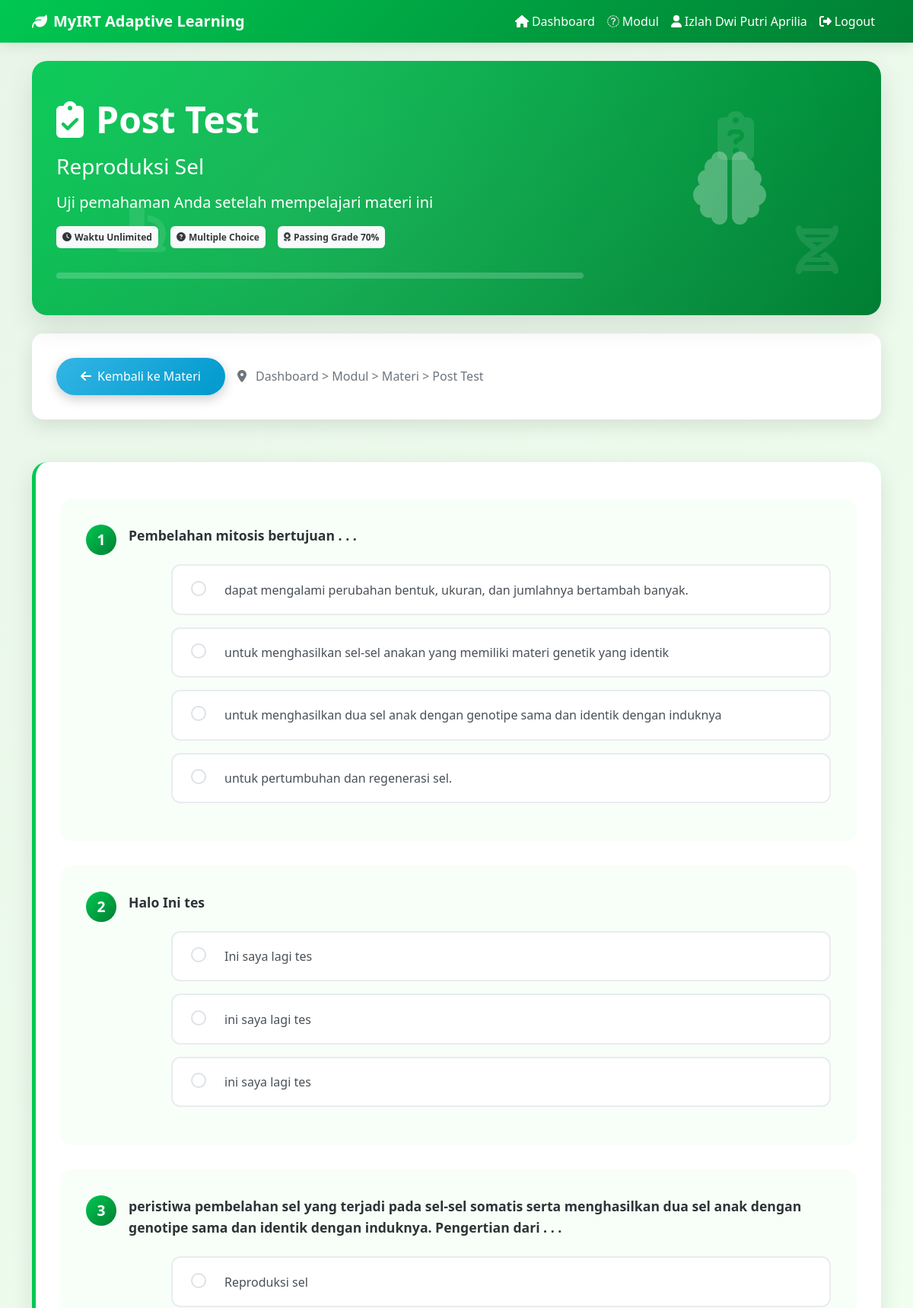
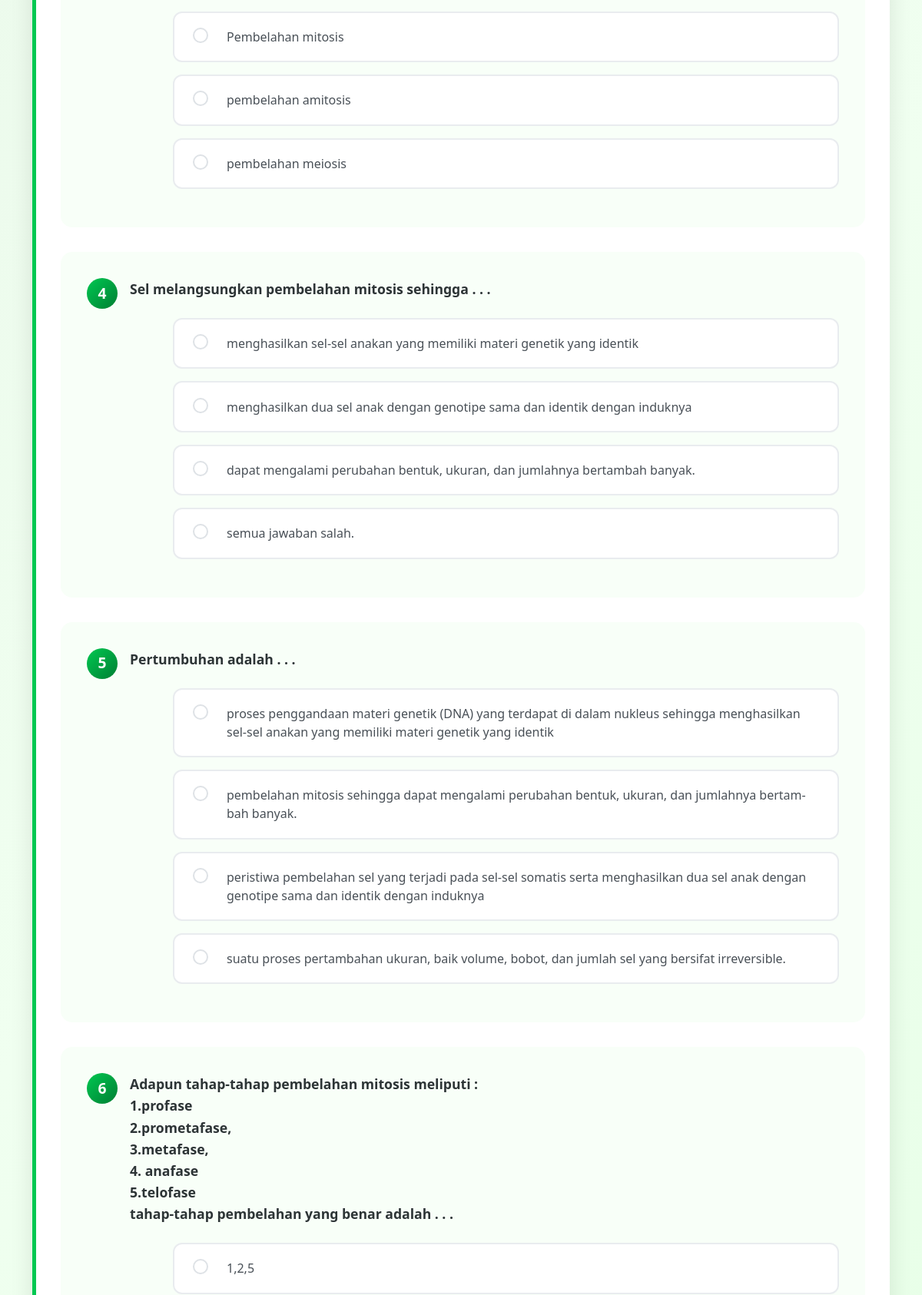
The page /student/post_test.php?module=7 (signed in, upper part) on the database its author committed (2 pictures, top to bottom).
### tables this page shows
CREATE TABLE `module` (
  `id` int NOT NULL,
  `module_desc` varchar(255) NOT NULL,
  `sub_topic_id` int NOT NULL,
  `number` int NOT NULL,
  `module_level` enum('1','2','3') NOT NULL
);

CREATE TABLE `module_question` (
  `id` int NOT NULL,
  `module_id` int NOT NULL,
  `question` mediumtext NOT NULL,
  `answer` int NOT NULL
);

CREATE TABLE `module_question_choice` (
  `id` int NOT NULL,
  `answer_desc` mediumtext NOT NULL,
  `question_id` int NOT NULL
);

### student/post_test.php (the view, shortened to what this page needs)
<?php
include('../config/db.php');
$modul = mysqli_real_escape_string($conn, $_GET['module']);
$sql = "SELECT * from module where id = '{$modul}'";
$query = mysqli_query($conn, $sql);
$modul = mysqli_fetch_array($query, MYSQLI_ASSOC);
?>
<!doctype html>
<html class="no-js" lang="en" dir="ltr">
<head>
    <link href="https://cdn.jsdelivr.net/npm/bootstrap@5.2.3/dist/css/bootstrap.min.css" rel="stylesheet">
</head>
<body>
    <nav class="navbar navbar-expand-lg" style="background: var(--posttest-primary); box-shadow: 0 2px 20px rgba(0,0,0,0.1);">
        <div class="container">
            <a class="navbar-brand text-white fw-bold" href="index.php">
                <i class="fas fa-leaf me-2"></i>MyIRT Adaptive Learning
            </a>
            <div class="collapse navbar-collapse" id="navbarNav">
                <ul class="navbar-nav ms-auto">
                    <li class="nav-item">
                        <a class="nav-link text-white" href="index.php">
                            <i class="fas fa-home me-1"></i>Dashboard
                        </a>
                    </li>
                    <li class="nav-item">
                        <a class="nav-link text-white" href="modul.php">
                            <i class="fas fa-books me-1"></i>Modul
                        </a>
                    </li>
                    <li class="nav-item">
                        <a class="nav-link text-white" href="#">
                            <i class="fas fa-user me-1"></i><?php echo $_SESSION['name']; ?>
                        </a>
                    </li>
                    <li class="nav-item">
                        <a class="nav-link text-white" href="../sign-out.php">
                            <i class="fas fa-sign-out-alt me-1"></i>Logout
                        </a>
                    </li>
                </ul>
            </div>
        </div>
    </nav>
    <div class="container-fluid py-4">
        <div class="container">
            <div class="row mb-4">
                <div class="col-12">
                    <div class="posttest-card">
                        <div class="posttest-header">
                            <div class="floating-icons icon1">
                                <i class="fas fa-clipboard-question"></i>
                            </div>
                            <div class="floating-icons icon2">
                                <i class="fas fa-microscope"></i>
                            </div>
                            <div class="floating-icons icon3">
                                <i class="fas fa-dna"></i>
                            </div>
                            <div class="row align-items-center">
                                <div class="col-lg-8">
                                    <h1 class="display-5 fw-bold mb-3">
                                        <i class="fas fa-clipboard-check me-3"></i>Post Test
                                    </h1>
                                    <h3 class="mb-3"><?php echo $modul['module_desc']; ?></h3>
                                    <p class="lead mb-3">Uji pemahaman Anda setelah mempelajari materi ini</p>
                                    <div class="d-flex flex-wrap gap-3">
                                        <span class="badge bg-light text-dark p-2">
                                            <i class="fas fa-clock me-1"></i>Waktu Unlimited
                                        </span>
                                        <span class="badge bg-light text-dark p-2">
                                            <i class="fas fa-question-circle me-1"></i>Multiple Choice
                                        </span>
                                        <span class="badge bg-light text-dark p-2">
                                            <i class="fas fa-award me-1"></i>Passing Grade 70%
                                        </span>
                                    </div>
                                    <div class="progress-bar-container">
                                    </div>
                                </div>
                                <div class="col-lg-4 text-center">
                                    <i class="fas fa-brain" style="font-size: 6rem; opacity: 0.3;"></i>
                                </div>
                            </div>
                        </div>
                    </div>
                </div>
            </div>
            <div class="row mb-4">
                <div class="col-12">
                    <div class="navigation-card">
                        <div class="d-flex flex-wrap gap-3 align-items-center">
                            <a href="module.php?module=<?php echo $_GET['module']; ?>" class="nav-button">
                                <i class="fas fa-arrow-left me-2"></i>Kembali ke Materi
                            </a>
                            <div class="text-muted">
                                <i class="fas fa-map-marker-alt me-2"></i>
                                Dashboard > Modul > Materi > Post Test
                            </div>
                        </div>
                    </div>
                </div>
            </div>
            <div class="row">
                <div class="col-12">
                    <div class="quiz-container">
                        <form action="../data/modul.php?action=submitPostTest" method="POST" id="postTestForm">
                            <?php
                            $sql = "SELECT * FROM module_question WHERE module_id = '{$_GET['module']}' ORDER BY RAND()";
                            $query = mysqli_query($conn, $sql);
                            $result = mysqli_fetch_all($query, MYSQLI_ASSOC);
                            $no = 1;
                            foreach ($result as $key => $r) { ?>
                                <div class="question-item" data-question="<?php echo $no; ?>">
                                    <div class="d-flex align-items-start">
                                        <div class="question-number">
                                            <?php echo $no; ?>
                                        </div>
                                        <div class="flex-grow-1">
                                            <div class="question-text">
                                                <?php echo $r['question'] ?>
                                            </div>
                                            <div class="choice-container">
                                                <?php
                                                $sql = "SELECT * FROM module_question_choice WHERE question_id = '{$r['id']}'";
                                                $query = mysqli_query($conn, $sql);
                                                $answer = mysqli_fetch_all($query, MYSQLI_ASSOC);
                                                foreach ($answer as $key => $a) { ?>
                                                    <div class="form-check">
                                                        <input class="form-check-input" type="radio"
                                                               name="question<?php echo $r['id'] ?>"
                                                               value="<?php echo $a['id'] ?>"
                                                               id="q<?php echo $r['id'] ?>_a<?php echo $a['id'] ?>"
                                                               required>
                                                        <label class="form-check-label"
                                                               for="q<?php echo $r['id'] ?>_a<?php echo $a['id'] ?>">
                                                            <?php echo $a['answer_desc'] ?>
                                                        </label>
                                                    </div>
                                                <?php } ?>
                                            </div>
                                        </div>
                                    </div>
                                </div>
                            <?php
                                $no++;
                            } ?>
                        </form>
                    </div>
                </div>
            </div>
        </div>
    </div>
</body>
</html>

### student/post_test.php (style rules this page uses)
:root { --posttest-primary: linear-gradient(135deg, #00C851 0%, #007E33 100%); --posttest-secondary: linear-gradient(135deg, #FF8800 0%, #FF6600 100%); --posttest-success: linear-gradient(135deg, #00bb2d 0%, #009688 100%); --posttest-info: linear-gradient(135deg, #33b5e5 0%, #0099cc 100%); --posttest-warning: linear-gradient(135deg, #ffbb33 0%, #ff8800 100%); --posttest-danger: linear-gradient(135deg, #ff4444 0%, #cc0000 100%); }
body { background: linear-gradient(135deg, #E8F5E8 0%, #F0FFF0 50%, #E0FFE0 100%); font-family: 'Segoe UI', Tahoma, Geneva, Verdana, sans-serif; min-height: 100vh; }
.posttest-card { border-radius: 20px; box-shadow: 0 15px 35px rgba(0,0,0,0.1); border: none; backdrop-filter: blur(10px); background: rgba(255, 255, 255, 0.95); overflow: hidden; }
.posttest-header { background: var(--posttest-primary); color: white; padding: 3rem 2rem; position: relative; overflow: hidden; }
.posttest-header::before { content: ''; position: absolute; top: -50%; right: -30%; width: 200%; height: 200%; background: radial-gradient(circle, rgba(255,255,255,0.1) 0%, transparent 70%); animation: posttestFloat 12s ease-in-out infinite; }
.quiz-container { background: white; border-radius: 20px; padding: 3rem 2rem; margin-bottom: 2rem; box-shadow: 0 10px 30px rgba(0,0,0,0.1); border-left: 5px solid #00C851; }
.question-item { background: #f8fff8; border-radius: 15px; padding: 2rem; margin-bottom: 2rem; border: 2px solid transparent; transition: all 0.3s ease; position: relative; }
.question-number { background: var(--posttest-primary); color: white; width: 40px; height: 40px; border-radius: 50%; display: flex; align-items: center; justify-content: center; font-weight: bold; font-size: 1.2rem; margin-right: 1rem; flex-shrink: 0; }
.question-text { font-size: 1.1rem; font-weight: 600; color: #2d3436; line-height: 1.6; margin-bottom: 1.5rem; }
.choice-container { margin-left: 3.5rem; }
.form-check { background: white; border-radius: 12px; padding: 1.2rem 1.5rem; margin-bottom: 1rem; border: 2px solid #e9ecef; transition: all 0.3s ease; cursor: pointer; position: relative; display: flex; align-items: center; }
.form-check-input { width: 20px; height: 20px; margin-right: 1.5rem; margin-top: 0; border: 2px solid #dee2e6; background-color: #fff; border-radius: 50%; transition: all 0.3s ease; cursor: pointer; position: relative; flex-shrink: 0; }
.form-check-label { font-size: 1rem; line-height: 1.6; color: #495057; cursor: pointer; flex-grow: 1; margin-bottom: 0; }
.floating-icons { position: absolute; font-size: 4rem; opacity: 0.1; animation: floatIcons 8s ease-in-out infinite; }
.floating-icons.icon1 { top: 15%; right: 15%; animation-delay: 0s; }
.floating-icons.icon2 { bottom: 20%; left: 10%; animation-delay: 3s; }
.floating-icons.icon3 { top: 60%; right: 5%; animation-delay: 6s; }
.progress-bar-container { background: rgba(255, 255, 255, 0.2); border-radius: 10px; height: 8px; margin-top: 2rem; overflow: hidden; }
.navigation-card { background: white; border-radius: 15px; padding: 2rem; box-shadow: 0 8px 25px rgba(0,0,0,0.1); margin-bottom: 2rem; }
.nav-button { background: var(--posttest-info); color: white; border: none; padding: 0.8rem 2rem; border-radius: 25px; text-decoration: none; display: inline-flex; align-items: center; font-weight: 500; transition: all 0.3s ease; box-shadow: 0 5px 15px rgba(0,0,0,0.2); }

### rows shown on the page
module: module_desc "Reproduksi Sel"
module_question: question "Pembelahan mitosis bertujuan . . ."
module_question_choice: answer_desc "dapat mengalami perubahan bentuk, ukuran, dan jumlahnya bertambah banyak."
module_question_choice: answer_desc "untuk menghasilkan sel-sel anakan yang memiliki materi genetik yang identik"
module_question_choice: answer_desc "untuk menghasilkan dua sel anak dengan genotipe sama dan identik dengan induknya"
module_question_choice: answer_desc "untuk pertumbuhan dan regenerasi sel."
module_question: question "Halo Ini tes"
module_question_choice: answer_desc "Ini saya lagi tes"
module_question_choice: answer_desc "ini saya lagi tes"
module_question_choice: answer_desc "ini saya lagi tes"
module_question: question "peristiwa pembelahan sel yang terjadi pada sel-sel somatis serta menghasilkan dua sel anak dengan genotipe sama dan identik dengan induknya. Pengertian dari . . ."
module_question_choice: answer_desc "Reproduksi sel"
module_question_choice: answer_desc "Pembelahan mitosis"
module_question_choice: answer_desc "pembelahan amitosis"
module_question_choice: answer_desc "pembelahan meiosis"
module_question: question "Sel melangsungkan pembelahan mitosis sehingga . . ."
module_question_choice: answer_desc "menghasilkan sel-sel anakan yang memiliki materi genetik yang identik"
module_question_choice: answer_desc "menghasilkan dua sel anak dengan genotipe sama dan identik dengan induknya"
module_question_choice: answer_desc "dapat mengalami perubahan bentuk, ukuran, dan jumlahnya bertambah banyak."
module_question_choice: answer_desc "semua jawaban salah."
module_question: question "Pertumbuhan adalah . . ."
module_question_choice: answer_desc "proses penggandaan materi genetik (DNA) yang terdapat di dalam nukleus sehingga menghasilkan sel-sel anakan yang memiliki materi genetik yang identik"
module_question_choice: answer_desc "pembelahan mitosis sehingga dapat mengalami perubahan bentuk, ukuran, dan jumlahnya bertambah banyak."
module_question_choice: answer_desc "peristiwa pembelahan sel yang terjadi pada sel-sel somatis serta menghasilkan dua sel anak dengan genotipe sama dan identik dengan induknya"
module_question_choice: answer_desc "suatu proses pertambahan ukuran, baik volume, bobot, dan jumlah sel yang bersifat irreversible."
module_question: question "Adapun tahap-tahap pembelahan mitosis meliputi : 1.profase 2.prometafase, 3.metafase, 4. anafase 5.telofase tahap-tahap pembelahan yang benar adalah . . ."
module_question_choice: answer_desc "1,2,5"

### other values the page prints
$_SESSION['name'] "Izlah Dwi Putri Aprilia"
